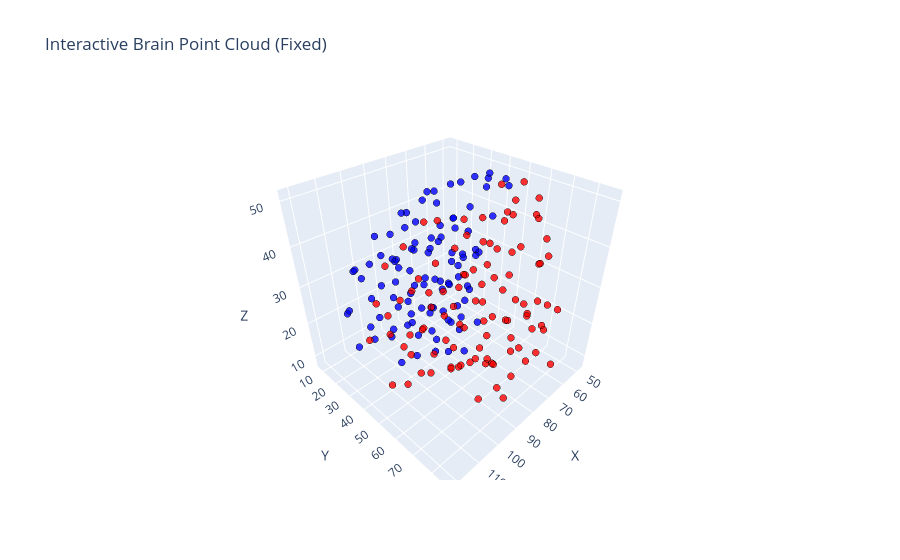

Notebook cell for this chart:
### Markdown cell above
### Add jitter

### Code cell
from src.data.transformations import add_jitter

noisy_data = add_jitter(raw_data[0].clone(), scale=0.5)
# Your [200,3] tensor
pc = noisy_data.x.cpu().numpy()  # Ensure numpy

# Colors & indices as arrays
colors = np.array(['blue'] * 100 + ['red'] * 100)
customdata = np.arange(200)

fig = go.Figure(data=[go.Scatter3d(
    x=pc[:,0], y=pc[:,1], z=pc[:,2],
    mode='markers',
    marker=dict(size=4, color=colors, line=dict(width=0.5, color='black'), opacity=0.8),
    name='Left (blue) / Right (red)',
    hovertemplate='<b>Point %{customdata}</b><br>X: %{x:.3f}<br>Y: %{y:.3f}<br>Z: %{z:.3f}<extra></extra>',
    customdata=customdata  # ✅ np.array
)])

fig.update_layout(
    title="Interactive Brain Point Cloud (Fixed)",
    scene=dict(xaxis_title='X', yaxis_title='Y', zaxis_title='Z', aspectmode='cube')
)
fig.show()

### Figure 1 — Plotly figure (JSON) as saved in the notebook; plotly's stock layout.template omitted (floating-point values rounded to 4 significant figures; data arrays with more than 128 entries replaced by an {"elided": "..."} marker saying what was removed)
{"data": [{"customdata": {"elided": "200 int values"}, "hovertemplate": "<b>Point %{customdata}</b><br>X: %{x:.3f}<br>Y: %{y:.3f}<br>Z: %{z:.3f}<extra></extra>", "marker": {"color": {"elided": "200 str values"}, "line": {"color": "black", "width": 0.5}, "opacity": 0.8, "size": 4}, "mode": "markers", "name": "Left (blue) / Right (red)", "type": "scatter3d", "x": {"elided": "200 float values"}, "y": {"elided": "200 float values"}, "z": {"elided": "200 float values"}}], "layout": {"scene": {"aspectmode": "cube", "xaxis": {"title": {"text": "X"}}, "yaxis": {"title": {"text": "Y"}}, "zaxis": {"title": {"text": "Z"}}}, "title": {"text": "Interactive Brain Point Cloud (Fixed)"}}}
